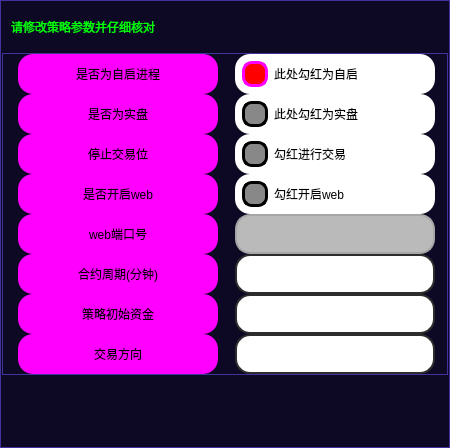
          <widget class="QFrame" name="frame_56">
           <property name="minimumSize">
            <size>
             <width>450</width>
             <height>0</height>
            </size>
           </property>
           <property name="maximumSize">
            <size>
             <width>450</width>
             <height>16777215</height>
            </size>
           </property>
           <property name="styleSheet">
            <string notr="true">QFrame {
	background-color: rgb(13, 9, 36);
	border: 1px solid rgb(65, 51, 156);
}
QFrame:hover {
	border: 2px solid rgb(255, 85, 0);
}</string>
           </property>
           <property name="frameShape">
            <enum>QFrame::StyledPanel</enum>
           </property>
           <property name="frameShadow">
            <enum>QFrame::Raised</enum>
           </property>
           <layout class="QVBoxLayout" name="verticalLayout_38">
            <property name="spacing">
             <number>1</number>
            </property>
            <property name="leftMargin">
             <number>1</number>
            </property>
            <property name="topMargin">
             <number>1</number>
            </property>
            <property name="rightMargin">
             <number>1</number>
            </property>
            <property name="bottomMargin">
             <number>1</number>
            </property>
            <item>
             <widget class="QFrame" name="frame_57">
              <property name="minimumSize">
               <size>
                <width>0</width>
                <height>50</height>
               </size>
              </property>
              <property name="maximumSize">
               <size>
                <width>16777215</width>
                <height>50</height>
               </size>
              </property>
              <property name="styleSheet">
               <string notr="true">border:none</string>
              </property>
              <property name="frameShape">
               <enum>QFrame::StyledPanel</enum>
              </property>
              <property name="frameShadow">
               <enum>QFrame::Raised</enum>
              </property>
              <layout class="QVBoxLayout" name="verticalLayout_39">
               <item>
                <widget class="QLabel" name="label_tital_4">
                 <property name="maximumSize">
                  <size>
                   <width>16777215</width>
                   <height>50</height>
                  </size>
                 </property>
                 <property name="styleSheet">
                  <string notr="true">font: 700 16pt &quot;等线&quot;;
color: rgb(0, 255, 0);
border: none;</string>
                 </property>
                 <property name="text">
                  <string>请修改策略参数并仔细核对</string>
                 </property>
                </widget>
               </item>
              </layout>
             </widget>
            </item>
            <item>
             <widget class="QFrame" name="frame_58">
              <property name="maximumSize">
               <size>
                <width>450</width>
                <height>16777215</height>
               </size>
              </property>
              <property name="styleSheet">
               <string notr="true">QFrame {
	border: 1px solid rgb(65, 51, 156);
}
QFrame:hover {
	border: 1px solid rgb(65, 51, 156);
}</string>
              </property>
              <property name="frameShape">
               <enum>QFrame::StyledPanel</enum>
              </property>
              <property name="frameShadow">
               <enum>QFrame::Raised</enum>
              </property>
              <layout class="QHBoxLayout" name="horizontalLayout_26">
               <property name="spacing">
                <number>15</number>
               </property>
               <property name="leftMargin">
                <number>15</number>
               </property>
               <property name="topMargin">
                <number>0</number>
               </property>
               <property name="rightMargin">
                <number>10</number>
               </property>
               <property name="bottomMargin">
                <number>0</number>
               </property>
               <item alignment="Qt::AlignHCenter">
                <widget class="QFrame" name="upper_left_3">
                 <property name="sizePolicy">
                  <sizepolicy hsizetype="Minimum" vsizetype="Expanding">
                   <horstretch>0</horstretch>
                   <verstretch>0</verstretch>
                  </sizepolicy>
                 </property>
                 <property name="minimumSize">
                  <size>
                   <width>205</width>
                   <height>0</height>
                  </size>
                 </property>
                 <property name="maximumSize">
                  <size>
                   <width>205</width>
                   <height>1000</height>
                  </size>
                 </property>
                 <property name="styleSheet">
                  <string notr="true">border:none</string>
                 </property>
                 <property name="frameShape">
                  <enum>QFrame::StyledPanel</enum>
                 </property>
                 <property name="frameShadow">
                  <enum>QFrame::Raised</enum>
                 </property>
                 <layout class="QVBoxLayout" name="verticalLayout_32">
                  <property name="spacing">
                   <number>0</number>
                  </property>
                  <property name="leftMargin">
                   <number>0</number>
                  </property>
                  <property name="topMargin">
                   <number>0</number>
                  </property>
                  <property name="rightMargin">
                   <number>0</number>
                  </property>
                  <property name="bottomMargin">
                   <number>0</number>
                  </property>
                  <item>
                   <widget class="QLabel" name="label_whether_self_start">
                    <property name="minimumSize">
                     <size>
                      <width>200</width>
                      <height>40</height>
                     </size>
                    </property>
                    <property name="maximumSize">
                     <size>
                      <width>200</width>
                      <height>40</height>
                     </size>
                    </property>
                    <property name="styleSheet">
                     <string notr="true">QLabel {
	font: 700 18pt &quot;等线&quot;;
	background-color: rgb(255, 0, 255);
	border-radius: 15px;
}

QLabel:hover{
	border: 3px solid rgb(0, 255, 0);
}
QLabel:disabled{
	color: rgb(0, 0, 0);
	border-color: rgb(166, 166, 166);
    background-color: rgb(186, 186, 186);
}</string>
                    </property>
                    <property name="text">
                     <string>是否为自启进程</string>
                    </property>
                    <property name="alignment">
                     <set>Qt::AlignCenter</set>
                    </property>
                    <property name="buddy">
                     <cstring>checkBox_whether_self_start</cstring>
                    </property>
                   </widget>
                  </item>
                  <item>
                   <widget class="QLabel" name="label_whether_live_futures_trading">
                    <property name="enabled">
                     <bool>true</bool>
                    </property>
                    <property name="minimumSize">
                     <size>
                      <width>200</width>
                      <height>40</height>
                     </size>
                    </property>
                    <property name="maximumSize">
                     <size>
                      <width>200</width>
                      <height>40</height>
                     </size>
                    </property>
                    <property name="styleSheet">
                     <string notr="true">QLabel {
	font: 700 18pt &quot;等线&quot;;
	background-color: rgb(255, 0, 255);
	border-radius: 15px;
}

QLabel:hover{
	border: 3px solid rgb(0, 255, 0);
}
QLabel:disabled{
	color: rgb(0, 0, 0);
	border-color: rgb(166, 166, 166);
    background-color: rgb(186, 186, 186);
}</string>
                    </property>
                    <property name="text">
                     <string>是否为实盘</string>
                    </property>
                    <property name="alignment">
                     <set>Qt::AlignCenter</set>
                    </property>
                    <property name="buddy">
                     <cstring>checkBox_whether_live_futures_trading</cstring>
                    </property>
                   </widget>
                  </item>
                  <item>
                   <widget class="QLabel" name="label_Customized_parameters5_2">
                    <property name="minimumSize">
                     <size>
                      <width>200</width>
                      <height>40</height>
                     </size>
                    </property>
                    <property name="maximumSize">
                     <size>
                      <width>200</width>
                      <height>40</height>
                     </size>
                    </property>
                    <property name="styleSheet">
                     <string notr="true">QLabel {
	font: 700 18pt &quot;等线&quot;;
	background-color: rgb(255, 0, 255);
	border-radius: 15px;
}

QLabel:hover{
	border: 3px solid rgb(0, 255, 0);
}
QLabel:disabled{
	color: rgb(0, 0, 0);
	border-color: rgb(166, 166, 166);
    background-color: rgb(186, 186, 186);
}</string>
                    </property>
                    <property name="text">
                     <string>停止交易位</string>
                    </property>
                    <property name="alignment">
                     <set>Qt::AlignCenter</set>
                    </property>
                   </widget>
                  </item>
                  <item>
                   <widget class="QLabel" name="label_whether_open_web_services">
                    <property name="minimumSize">
                     <size>
                      <width>200</width>
                      <height>40</height>
                     </size>
                    </property>
                    <property name="maximumSize">
                     <size>
                      <width>200</width>
                      <height>40</height>
                     </size>
                    </property>
                    <property name="styleSheet">
                     <string notr="true">QLabel {
	font: 700 18pt &quot;等线&quot;;
	background-color: rgb(255, 0, 255);
	border-radius: 15px;
}

QLabel:hover{
	border: 3px solid rgb(0, 255, 0);
}
QLabel:disabled{
	color: rgb(0, 0, 0);
	border-color: rgb(166, 166, 166);
    background-color: rgb(186, 186, 186);
}</string>
                    </property>
                    <property name="text">
                     <string>是否开启web</string>
                    </property>
                    <property name="alignment">
                     <set>Qt::AlignCenter</set>
                    </property>
                    <property name="buddy">
                     <cstring>checkBox_whether_open_web_services</cstring>
                    </property>
                   </widget>
                  </item>
                  <item>
                   <widget class="QLabel" name="label_web_port">
                    <property name="minimumSize">
                     <size>
                      <width>200</width>
                      <height>40</height>
                     </size>
                    </property>
                    <property name="maximumSize">
                     <size>
                      <width>200</width>
                      <height>40</height>
                     </size>
                    </property>
                    <property name="styleSheet">
                     <string notr="true">QLabel {
	font: 700 18pt &quot;等线&quot;;
	background-color: rgb(255, 0, 255);
	border-radius: 15px;
}

QLabel:hover{
	border: 3px solid rgb(0, 255, 0);
}
QLabel:disabled{
	color: rgb(0, 0, 0);
	border-color: rgb(166, 166, 166);
    background-color: rgb(186, 186, 186);
}</string>
                    </property>
                    <property name="text">
                     <string>web端口号</string>
                    </property>
                    <property name="alignment">
                     <set>Qt::AlignCenter</set>
                    </property>
                    <property name="buddy">
                     <cstring>web_port</cstring>
                    </property>
                   </widget>
                  </item>
                  <item>
                   <widget class="QLabel" name="label_symbol_period">
                    <property name="minimumSize">
                     <size>
                      <width>200</width>
                      <height>40</height>
                     </size>
                    </property>
                    <property name="maximumSize">
                     <size>
                      <width>200</width>
                      <height>40</height>
                     </size>
                    </property>
                    <property name="styleSheet">
                     <string notr="true">QLabel {
	font: 700 18pt &quot;等线&quot;;
	background-color: rgb(255, 0, 255);
	border-radius: 15px;
}

QLabel:hover{
	border: 3px solid rgb(0, 255, 0);
}
QLabel:disabled{
	color: rgb(0, 0, 0);
	border-color: rgb(166, 166, 166);
    background-color: rgb(186, 186, 186);
}</string>
                    </property>
                    <property name="text">
                     <string>合约周期(分钟)</string>
                    </property>
                    <property name="alignment">
                     <set>Qt::AlignCenter</set>
                    </property>
                    <property name="buddy">
                     <cstring>symbol_period</cstring>
                    </property>
                   </widget>
                  </item>
                  <item>
                   <widget class="QLabel" name="label_initial_capital">
                    <property name="minimumSize">
                     <size>
                      <width>200</width>
                      <height>40</height>
                     </size>
                    </property>
                    <property name="maximumSize">
                     <size>
                      <width>200</width>
                      <height>40</height>
                     </size>
                    </property>
                    <property name="styleSheet">
                     <string notr="true">QLabel {
	font: 700 18pt &quot;等线&quot;;
	background-color: rgb(255, 0, 255);
	border-radius: 15px;
}

QLabel:hover{
	border: 3px solid rgb(0, 255, 0);
}
QLabel:disabled{
	color: rgb(0, 0, 0);
	border-color: rgb(166, 166, 166);
    background-color: rgb(186, 186, 186);
}</string>
                    </property>
                    <property name="text">
                     <string>策略初始资金</string>
                    </property>
                    <property name="alignment">
                     <set>Qt::AlignCenter</set>
                    </property>
                    <property name="buddy">
                     <cstring>initial_capital</cstring>
                    </property>
                   </widget>
                  </item>
                  <item>
                   <widget class="QLabel" name="label_orientation">
                    <property name="minimumSize">
                     <size>
                      <width>200</width>
                      <height>40</height>
                     </size>
                    </property>
                    <property name="maximumSize">
                     <size>
                      <width>200</width>
                      <height>40</height>
                     </size>
                    </property>
                    <property name="styleSheet">
                     <string notr="true">QLabel {
	font: 700 18pt &quot;等线&quot;;
	background-color: rgb(255, 0, 255);
	border-radius: 15px;
}

QLabel:hover{
	border: 3px solid rgb(0, 255, 0);
}
QLabel:disabled{
	color: rgb(0, 0, 0);
	border-color: rgb(166, 166, 166);
    background-color: rgb(186, 186, 186);
}</string>
                    </property>
                    <property name="text">
                     <string>交易方向</string>
                    </property>
                    <property name="alignment">
                     <set>Qt::AlignCenter</set>
                    </property>
                    <property name="buddy">
                     <cstring>orientation</cstring>
                    </property>
                   </widget>
                  </item>
                 </layout>
                </widget>
               </item>
               <item alignment="Qt::AlignHCenter">
                <widget class="QFrame" name="upper_right_3">
                 <property name="sizePolicy">
                  <sizepolicy hsizetype="Minimum" vsizetype="Expanding">
                   <horstretch>0</horstretch>
                   <verstretch>0</verstretch>
                  </sizepolicy>
                 </property>
                 <property name="minimumSize">
                  <size>
                   <width>205</width>
                   <height>0</height>
                  </size>
                 </property>
                 <property name="maximumSize">
                  <size>
                   <width>205</width>
                   <height>1000</height>
                  </size>
                 </property>
                 <property name="styleSheet">
                  <string notr="true">border:none</string>
                 </property>
                 <property name="frameShape">
                  <enum>QFrame::StyledPanel</enum>
                 </property>
                 <property name="frameShadow">
                  <enum>QFrame::Raised</enum>
                 </property>
                 <layout class="QVBoxLayout" name="verticalLayout_33">
                  <property name="spacing">
                   <number>0</number>
                  </property>
                  <property name="leftMargin">
                   <number>0</number>
                  </property>
                  <property name="topMargin">
                   <number>0</number>
                  </property>
                  <property name="rightMargin">
                   <number>0</number>
                  </property>
                  <property name="bottomMargin">
                   <number>0</number>
                  </property>
                  <item>
                   <widget class="QCheckBox" name="checkBox_whether_self_start">
                    <property name="minimumSize">
                     <size>
                      <width>200</width>
                      <height>40</height>
                     </size>
                    </property>
                    <property name="maximumSize">
                     <size>
                      <width>200</width>
                      <height>40</height>
                     </size>
                    </property>
                    <property name="styleSheet">
                     <string notr="true">QCheckBox{	
	background-color: rgb(255, 255, 255);
	font: 700 16pt &quot;等线&quot;;
	border-radius: 15px;
	padding:3px 3px 3px 7px;
}
QCheckBox:hover {
	border: 3px solid rgb(255, 85, 0);
}
QCheckBox::indicator {
    width: 20px;
    height: 20px;
    border-radius:10px;
}
 
QCheckBox::indicator:checked {
    background-color:rgb(255, 0, 0);
    border: 3px solid rgb(255, 0, 255);
}
 
QCheckBox::indicator:unchecked {
    background-color:rgb(136, 136, 136);
    border:3px solid black;
}
QCheckBox:disabled{
	color: rgb(0, 0, 0);
	border-color: rgb(166, 166, 166);
    background-color: rgb(186, 186, 186);
}</string>
                    </property>
                    <property name="text">
                     <string>此处勾红为自启</string>
                    </property>
                    <property name="checked">
                     <bool>true</bool>
                    </property>
                   </widget>
                  </item>
                  <item>
                   <widget class="QCheckBox" name="checkBox_whether_live_futures_trading">
                    <property name="minimumSize">
                     <size>
                      <width>200</width>
                      <height>40</height>
                     </size>
                    </property>
                    <property name="maximumSize">
                     <size>
                      <width>200</width>
                      <height>40</height>
                     </size>
                    </property>
                    <property name="styleSheet">
                     <string notr="true">QCheckBox{	
	background-color: rgb(255, 255, 255);
	font: 700 16pt &quot;等线&quot;;
	border-radius: 15px;
	padding:3px 3px 3px 7px;
}
QCheckBox:hover {
	border: 3px solid rgb(255, 85, 0);
}
QCheckBox::indicator {
    width: 20px;
    height: 20px;
    border-radius:10px;
}
 
QCheckBox::indicator:checked {
    background-color:rgb(255, 0, 0);
    border: 3px solid rgb(255, 0, 255);
}
 
QCheckBox::indicator:unchecked {
    background-color:rgb(136, 136, 136);
    border:3px solid black;
}
QCheckBox:disabled{
	color: rgb(0, 0, 0);
	border-color: rgb(166, 166, 166);
    background-color: rgb(186, 186, 186);
}</string>
                    </property>
                    <property name="text">
                     <string>此处勾红为实盘</string>
                    </property>
                   </widget>
                  </item>
                  <item>
                   <widget class="QCheckBox" name="checkBox_stop_trading">
                    <property name="minimumSize">
                     <size>
                      <width>200</width>
                      <height>40</height>
                     </size>
                    </property>
                    <property name="maximumSize">
                     <size>
                      <width>200</width>
                      <height>40</height>
                     </size>
                    </property>
                    <property name="styleSheet">
                     <string notr="true">QCheckBox{	
	background-color: rgb(255, 255, 255);
	font: 700 16pt &quot;等线&quot;;
	border-radius: 15px;
	padding:3px 3px 3px 7px;
}
QCheckBox:hover {
	border: 3px solid rgb(255, 85, 0);
}
QCheckBox::indicator {
    width: 20px;
    height: 20px;
    border-radius:10px;
}
 
QCheckBox::indicator:checked {
    background-color:rgb(255, 0, 0);
    border: 3px solid rgb(255, 0, 255);
}
 
QCheckBox::indicator:unchecked {
    background-color:rgb(136, 136, 136);
    border:3px solid black;
}
QCheckBox:disabled{
	color: rgb(0, 0, 0);
	border-color: rgb(166, 166, 166);
    background-color: rgb(186, 186, 186);
}</string>
                    </property>
                    <property name="text">
                     <string>勾红进行交易</string>
                    </property>
                   </widget>
                  </item>
                  <item>
                   <widget class="QCheckBox" name="checkBox_whether_open_web_services">
                    <property name="minimumSize">
                     <size>
                      <width>200</width>
                      <height>40</height>
                     </size>
                    </property>
                    <property name="maximumSize">
                     <size>
                      <width>200</width>
                      <height>40</height>
                     </size>
                    </property>
                    <property name="styleSheet">
                     <string notr="true">QCheckBox{	
	background-color: rgb(255, 255, 255);
	font: 700 16pt &quot;等线&quot;;
	border-radius: 15px;
	padding:3px 3px 3px 7px;
}
QCheckBox:hover {
	border: 3px solid rgb(255, 85, 0);
}
QCheckBox::indicator {
    width: 20px;
    height: 20px;
    border-radius:10px;
}
 
QCheckBox::indicator:checked {
    background-color:rgb(255, 0, 0);
    border: 3px solid rgb(255, 0, 255);
}
 
QCheckBox::indicator:unchecked {
    background-color:rgb(136, 136, 136);
    border:3px solid black;
}
QCheckBox:disabled{
	color: rgb(0, 0, 0);
	border-color: rgb(166, 166, 166);
    background-color: rgb(186, 186, 186);
}</string>
                    </property>
                    <property name="text">
                     <string>勾红开启web</string>
                    </property>
                   </widget>
                  </item>
                  <item>
                   <widget class="QLineEdit" name="web_port">
                    <property name="enabled">
                     <bool>false</bool>
                    </property>
                    <property name="minimumSize">
                     <size>
                      <width>0</width>
                      <height>40</height>
                     </size>
                    </property>
                    <property name="maximumSize">
                     <size>
                      <width>200</width>
                      <height>40</height>
                     </size>
                    </property>
                    <property name="mouseTracking">
                     <bool>true</bool>
                    </property>
                    <property name="styleSheet">
                     <string notr="true">QLineEdit {
	border: 2px solid rgb(45, 45, 45);
	border-radius: 15px;
	padding: 5px;
	background-color: rgb(255, 255, 255);	
	color: rgb(0, 0, 0);
	font: 700 18pt &quot;等线&quot;;
}
QLineEdit:hover {
	border: 3px solid rgb(255, 85, 0);
}
QLineEdit:focus {
	border: 3px solid rgb(255, 85, 0);
	color: rgb(255, 0, 0);
}
QLineEdit:disabled{
	color: rgb(0, 0, 0);
	border-color: rgb(166, 166, 166);
    background-color: rgb(186, 186, 186);
}</string>
                    </property>
                    <property name="dragEnabled">
                     <bool>false</bool>
                    </property>
                   </widget>
                  </item>
                  <item>
                   <widget class="QLineEdit" name="symbol_period">
                    <property name="minimumSize">
                     <size>
                      <width>200</width>
                      <height>40</height>
                     </size>
                    </property>
                    <property name="maximumSize">
                     <size>
                      <width>200</width>
                      <height>40</height>
                     </size>
                    </property>
                    <property name="styleSheet">
                     <string notr="true">QLineEdit {
	border: 2px solid rgb(45, 45, 45);
	border-radius: 15px;
	padding: 5px;
	background-color: rgb(255, 255, 255);	
	color: rgb(0, 0, 0);
	font: 700 18pt &quot;等线&quot;;
}
QLineEdit:hover {
	border: 3px solid rgb(255, 85, 0);
}
QLineEdit:focus {
	border: 3px solid rgb(255, 85, 0);
	color: rgb(255, 0, 0);
}
QLineEdit:disabled{
	color: rgb(0, 0, 0);
	border-color: rgb(166, 166, 166);
    background-color: rgb(186, 186, 186);
}</string>
                    </property>
                   </widget>
                  </item>
                  <item>
                   <widget class="QLineEdit" name="initial_capital">
                    <property name="minimumSize">
                     <size>
                      <width>200</width>
                      <height>40</height>
                     </size>
                    </property>
                    <property name="maximumSize">
                     <size>
                      <width>200</width>
                      <height>40</height>
                     </size>
                    </property>
                    <property name="styleSheet">
                     <string notr="true">QLineEdit {
	border: 2px solid rgb(45, 45, 45);
	border-radius: 15px;
	padding: 5px;
	background-color: rgb(255, 255, 255);	
	color: rgb(0, 0, 0);
	font: 700 18pt &quot;等线&quot;;
}
QLineEdit:hover {
	border: 3px solid rgb(255, 85, 0);
}
QLineEdit:focus {
	border: 3px solid rgb(255, 85, 0);
	color: rgb(255, 0, 0);
}
QLineEdit:disabled{
	color: rgb(0, 0, 0);
	border-color: rgb(166, 166, 166);
    background-color: rgb(186, 186, 186);
}</string>
                    </property>
                   </widget>
                  </item>
                  <item>
                   <widget class="QLineEdit" name="orientation">
                    <property name="minimumSize">
                     <size>
                      <width>200</width>
                      <height>40</height>
                     </size>
                    </property>
                    <property name="maximumSize">
                     <size>
                      <width>200</width>
                      <height>40</height>
                     </size>
                    </property>
                    <property name="styleSheet">
                     <string notr="true">QLineEdit {
	border: 2px solid rgb(45, 45, 45);
	border-radius: 15px;
	padding: 5px;
	background-color: rgb(255, 255, 255);	
	color: rgb(0, 0, 0);
	font: 700 18pt &quot;等线&quot;;
}
QLineEdit:hover {
	border: 3px solid rgb(255, 85, 0);
}
QLineEdit:focus {
	border: 3px solid rgb(255, 85, 0);
	color: rgb(255, 0, 0);
}
QLineEdit:disabled{
	color: rgb(0, 0, 0);
	border-color: rgb(166, 166, 166);
    background-color: rgb(186, 186, 186);
}</string>
                    </property>
                   </widget>
                  </item>
                 </layout>
                </widget>
               </item>
              </layout>
             </widget>
            </item>
            <item>
             <widget class="QFrame" name="frame_24">
              <property name="minimumSize">
               <size>
                <width>0</width>
                <height>70</height>
               </size>
              </property>
              <property name="maximumSize">
               <size>
                <width>16777215</width>
                <height>100</height>
               </size>
              </property>
              <property name="styleSheet">
               <string notr="true">QFrame {
	border: none;
}
</string>
              </property>
              <property name="frameShape">
               <enum>QFrame::StyledPanel</enum>
              </property>
              <property name="frameShadow">
               <enum>QFrame::Raised</enum>
              </property>
             </widget>
            </item>
           </layout>
          </widget>
